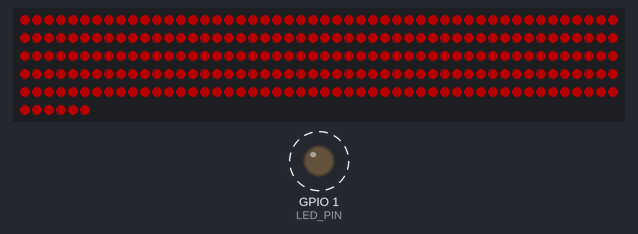
This program was run on a simulated ESP8266 (NodeMCU). On the bench: 256 RGB LEDs in strip order, left to right, continuing on the next row, output pins drawn as LEDs (lit = HIGH). Dashed ring = blinking. Dim RGB values are drawn brighter than linear.

Above: at 0.11 s.
At 0.73 s:
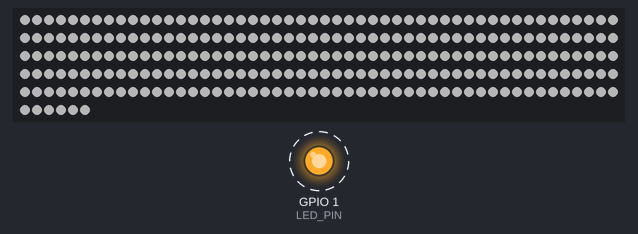
At 1.15 s:
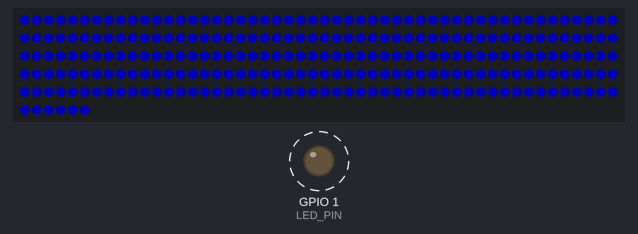
Timing chart, 0 to 40.0 s (numbered marks = the images above):
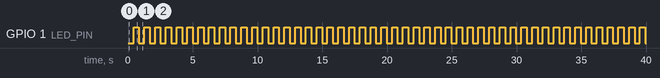

The program:

main.cpp
```cpp
#include "FastLED.h"
// Fastled constants
#define DATA_PIN 2
#define COLOR_ORDER GRB
#define NUM_LEDS 256
#define LED_TYPE WS2812B
#define BRIGHTNESS 64
CRGB leds[NUM_LEDS];

#define LED_PIN 1 // Built in LED

void setup()
{
  FastLED.addLeds<LED_TYPE, DATA_PIN, COLOR_ORDER>(leds, NUM_LEDS);
  FastLED.setCorrection(TypicalLEDStrip);
  FastLED.setBrightness(BRIGHTNESS);
  FastLED.clear();
  pinMode(LED_PIN, OUTPUT);
}

void anim1()
{
  fill_solid(leds, NUM_LEDS, CRGB::Red);
  FastLED.show();
  digitalWrite(LED_PIN, LOW); //  Turn the LED on
  delay(200);
  fill_solid(leds, NUM_LEDS, CRGB::Blue);
  FastLED.show();
  delay(200);
  fill_solid(leds, NUM_LEDS, CRGB::Green);
  FastLED.show();
  digitalWrite(LED_PIN, HIGH); //  Turn the LED off
  delay(200);
  fill_solid(leds, NUM_LEDS, CRGB::White);
  FastLED.show();
  delay(200);
}

void loop()
{
  anim1();
}
```

Measured:
- by itself, GPIO 1 (LED_PIN): alternates HIGH for 0.42 s and LOW for 0.42 s
- by itself, everything shown: repeats every 0.83 s, in 4 steps
